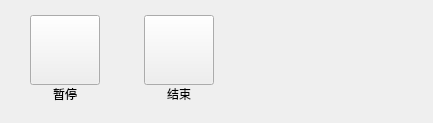
       <widget class="QWidget" name="controlCollectionStatePage">
        <layout class="QHBoxLayout" name="horizontalLayout_30">
         <property name="spacing">
          <number>44</number>
         </property>
         <property name="leftMargin">
          <number>30</number>
         </property>
         <property name="topMargin">
          <number>15</number>
         </property>
         <property name="rightMargin">
          <number>30</number>
         </property>
         <property name="bottomMargin">
          <number>20</number>
         </property>
         <item>
          <layout class="QVBoxLayout" name="verticalLayout_67">
           <property name="spacing">
            <number>0</number>
           </property>
           <item>
            <widget class="QPushButton" name="suspendRestartBtn">
             <property name="minimumSize">
              <size>
               <width>70</width>
               <height>70</height>
              </size>
             </property>
             <property name="maximumSize">
              <size>
               <width>70</width>
               <height>70</height>
              </size>
             </property>
             <property name="text">
              <string/>
             </property>
             <property name="checkable">
              <bool>true</bool>
             </property>
            </widget>
           </item>
           <item>
            <widget class="QLabel" name="suspendRestartBtnLabel">
             <property name="text">
              <string>暂停</string>
             </property>
             <property name="alignment">
              <set>Qt::AlignCenter</set>
             </property>
            </widget>
           </item>
          </layout>
         </item>
         <item>
          <layout class="QVBoxLayout" name="verticalLayout_66">
           <property name="spacing">
            <number>0</number>
           </property>
           <item>
            <widget class="QPushButton" name="stopBtn">
             <property name="minimumSize">
              <size>
               <width>70</width>
               <height>70</height>
              </size>
             </property>
             <property name="maximumSize">
              <size>
               <width>70</width>
               <height>70</height>
              </size>
             </property>
             <property name="text">
              <string/>
             </property>
            </widget>
           </item>
           <item>
            <widget class="QLabel" name="stopBtnLabel">
             <property name="text">
              <string>结束</string>
             </property>
             <property name="alignment">
              <set>Qt::AlignCenter</set>
             </property>
            </widget>
           </item>
          </layout>
         </item>
         <item>
          <spacer name="horizontalSpacer_13">
           <property name="orientation">
            <enum>Qt::Horizontal</enum>
           </property>
           <property name="sizeHint" stdset="0">
            <size>
             <width>189</width>
             <height>20</height>
            </size>
           </property>
          </spacer>
         </item>
        </layout>
       </widget>
